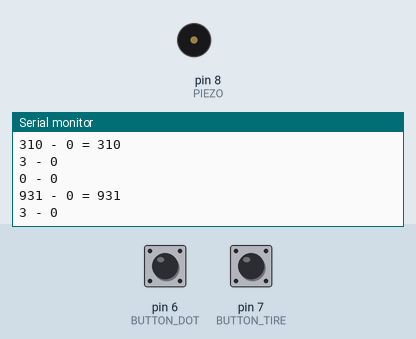
Simulated run of this sketch. Board: Arduino Leonardo, built with avr-gcc and run on an emulated ATmega32U4. Shown: buzzer (waves = sounding, pin HIGH), the last lines printed to the serial monitor. The inputs (shaded band) are chosen by the test bench; at power-on: pin 6 (BUTTON_DOT) LOW, pin 7 (BUTTON_TIRE) LOW. USB keyboard and mouse output is not drawn.

Above: at 1.4 s.
1.5 s: pin 6 (BUTTON_DOT) pulled HIGH for 1 s
At 2.39 s:
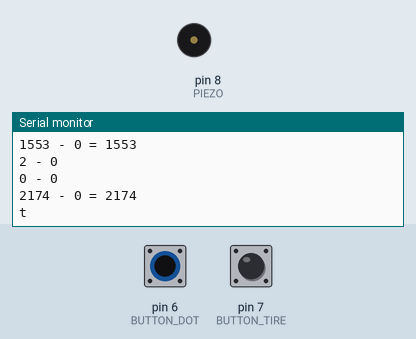
4.2 s: pin 7 (BUTTON_TIRE) pulled HIGH for 0.35 s
At 4.87 s:
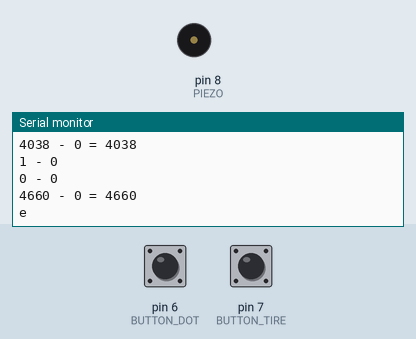
Timing chart, 0 to 7.2 s (numbered marks = the images above; inputs shaded):
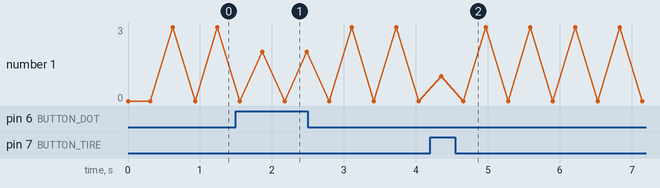

The sketch:

32u4_bot.ino
```cpp
#include <Keyboard.h>
//================================================================================================================
// Настройки кнопок.
//================================================================================================================

// Кнопка-точка будет слева.
#define BUTTON_DOT   6
// Кнопка-тире - справа.
#define BUTTON_TIRE  7

int buttons, buttonsPrev; // Здесь будем в виде битовых масок хранить нынешнее и предыдущее состояние клавиш.
#define BUTTON_DOT_MASK   1
#define BUTTON_TIRE_MASK  2

// С помощью этих переменных мы засекаем, когда в последний раз была нажата и отпущена кнопка. Любая. По этому
//  времени мы определяем, завершен ли ввод текущего символа и не пора ли переходить в спящий режим.
unsigned long int timeRelease, timePress;

// Смену состояния кнопки на время менее 0.03с будем считать дребезгом и игнорировать.
#define DEBOUNCING_TIME  30
// В эти переменные будем сохранять время для отфильтровывания дребезга контактов.
unsigned long int timeDotDebouncing;
unsigned long int timeTireDebouncing;

// Максимальная пауза между точками и тире в букве - 0.4 секунды.
//  Если пауза больше - считаем ввод буквы завершенным и переходим к вводу следующей буквы.
#define DELIMITER_TIME  500

//================================================================================================================
// Настройки пьезо-динамика.
//================================================================================================================

#define PIEZO  8
byte piezoData;
unsigned long int piezoShutUpTime;

//================================================================================================================
// Азбука Морзе.
//================================================================================================================

// Этими символами мы будем обозначать точки и тире.
#define MORSE_DOT     '*'
#define MORSE_TIRE    '-'
// Точка или тире пока не введены.
#define MORSE_EMPTY   0
// Это - для блокировки ввода точек/тире при смене раскладки или выходе из спящего режима.
#define MORSE_LOCKED  '!'

// Максимальная длина символа азбуки Морзе (в точках и тире)
#define MAX_MORSE_SYMBOL_LENGTH  8
// Буфер для записи морзе-символа.
byte morseSymbol[MAX_MORSE_SYMBOL_LENGTH];
unsigned int morseSymbolLen;
byte newMorseSignal; // Новый введенный сигнал - точка или тире.

// Таблица кодов Морзе. N-ный элемент кода соответствует n-ному символу раскладки.
char* code[] = {
  "*-","-***","*--","--*","-**","*","***-","--**","**","*---",
  "-*-","*-**","--","-*","---","*--*","*-*","***","-","**-",
  "**-*","****","-*-*","---*","----","--*-","-*--","-**-","**-**","**--",
  "*-*-",
  "*----","**---","***--","****-","*****","-****","--***","---**","----*","-----",
  "......","*-*-*-","---***","-*-*-","-*--*-","*----*","*-**-*","-****-","-**-*","**--**","--**--",
  "-***-","********","*--*-*","**-*-",
  ""
};

// Латинская раскладка.
char* layoutLatin[] = {
  "a","b","w","g","d","e","v","z","i","j",
  "k","l","m","n","o","p","r","s","t","u",
  "f","h","c","ö","ch","q","y","x","é","ü",
  "ä",
  "1","2","3","4","5","6","7","8","9","0",
  ".",",",":",";","(","\'","\"","-","/","?","!",
  " *DELIMITER* "," *ERR* ","@"," *END* ",
  ""
};

char** currentLayout;
char** newLayout;

//================================================================================================================
// Режимы работы.
//================================================================================================================

#define TYPING_MODE  0
int mode;

//================================================================================================================

void setup() {
   Keyboard.begin();
  Serial.begin(9600);
  // И кнопки, и светодиод у нас работают с инвертированной логикой: кнопка нажата = LOW, отпущена = HIGH,
  //  светодиод горит на полную яркость = LOW, погашен = HIGH. Погасим светодиоды:

  pinMode(PIEZO, OUTPUT);
  digitalWrite(PIEZO, LOW);

  pinMode(BUTTON_DOT, INPUT);
  pinMode(BUTTON_TIRE, INPUT);
  buttons = 0;
  buttonsPrev = 0;

  mode = TYPING_MODE;

  morseSymbolLen = 0;

  currentLayout = layoutLatin;
  newLayout = 0;
  newMorseSignal = MORSE_EMPTY;
}

//================================================================================================================
// Работа с пьезо-динамиком
void doPiezo(unsigned long int currentTime) {
  if (currentTime >= piezoShutUpTime) {
    if (piezoShutUpTime > 0) {
      piezoShutUpTime = 0;
      digitalWrite(PIEZO, LOW);
    }
    return;
  }
  piezoData = (piezoData == LOW) ? HIGH : LOW;
  digitalWrite(PIEZO, piezoData);
}

void playPiezo(unsigned long int t, unsigned long int currentTime) {
  piezoShutUpTime = currentTime + t;
}

//================================================================================================================
// Считывание состояния кнопки с учетом возможного дребезга контактов.
int getButtonState(int btnPrevState, int BUTTON_PIN, unsigned long int* timeDebouncing, unsigned long int currentTime) {
  int btnState = digitalRead(BUTTON_PIN);

  if (btnState == HIGH) {
    if (btnPrevState == LOW) {
      if (*timeDebouncing == 0) {
        // Засечем время, которое кнопка будет нажата - чтобы не спутать дребезг контактов с нажатием.
        *timeDebouncing = currentTime;
        // Пока не воспринимаем нажатие, считая его дребезгом контактов.
        btnState = LOW;
      } else {
        if ((currentTime - *timeDebouncing) < DEBOUNCING_TIME) {
          // Пока не воспринимаем нажатие, считая его дребезгом контактов.
          btnState = LOW;
        } else {
          // Это не дребезг контактов, это реальное нажатие кнопки.
          btnState = HIGH;
          *timeDebouncing = 0;
        }
      }
    } else {
      *timeDebouncing = 0;
    }
  } else {
    if (btnPrevState == HIGH) {
      if (*timeDebouncing == 0) {
        // Засечем время, которое кнопка будет нажата - чтобы не спутать дребезг контактов с нажатием.
        *timeDebouncing = currentTime;
        // Пока не воспринимаем отпускание, считая его дребезгом контактов.
        btnState = HIGH;
      } else {
        if ((currentTime - *timeDebouncing) < DEBOUNCING_TIME) {
          // Пока не воспринимаем отпускание, считая его дребезгом контактов.
          btnState = HIGH;
        } else {
          // Это не дребезг контактов, это реальное отпукание кнопки.
          btnState = LOW;
          *timeDebouncing = 0;
        }
      }
    } else {
      *timeDebouncing = 0;
    }
  }

  return btnState;
}

//================================================================================================================
// Отправим на компьютер введенный символ.
void sendMorseSymbol() {
  int i, j;
  if (morseSymbolLen < 1) {
    return;
  }
  playPiezo(50, millis());
  for (i = 0; code[i][0] != '\0'; i++) {
    // Сравним введенный символ с символами из таблицы кодов Морзе.
    for (j = 0; (j < morseSymbolLen) && (code[i][j] != '\0'); j++) {
      if (code[i][j] != morseSymbol[j]) {
        j = -1;
        break;
      }
    }
    if ((j != -1) && (j == morseSymbolLen) && (code[i][j]=='\0')) {
      // Символ из таблицы кодов Морзе соответствует введенному символу.
      //  Отправим символ на компьютер.
      Serial.print(currentLayout[i]);
      morseSymbolLen = 0;
      return;
    }
  }
  // Символ в таблице не найден. Напечатаем нераспознанный символ.
  Serial.print(" [");
  for (i = 0; i < morseSymbolLen; i++) {
    Serial.print(morseSymbol[i]);
  }
  Serial.print("] ");
  morseSymbolLen = 0;
}

//================================================================================================================
// Режим печати

void typingLoop() {
  unsigned long int t, dt; // Эти пременные будем использовать для замеров времени.
  int btnDotState, btnTireState;  // В эти переменные считаем состояния кнопок. В принципе, их можно было бы сразу
                                  //  занести в переменную buttons, но так код будет понятнее.

//  analogWrite(PIEZO, 0);

  t = millis();
  // Не забываем, что у нас логика инвертирована, и нажатая кнопка - это LOW.
  btnDotState = getButtonState((buttonsPrev & BUTTON_DOT_MASK) ? LOW : HIGH, BUTTON_DOT, &timeDotDebouncing, t);
  btnTireState = getButtonState((buttonsPrev & BUTTON_TIRE_MASK) ? LOW : HIGH, BUTTON_TIRE, &timeTireDebouncing, t);
  buttons = ((btnDotState == LOW) ? BUTTON_DOT_MASK : 0) | ((btnTireState == LOW) ? BUTTON_TIRE_MASK : 0);
  Serial.print(buttons);
  Serial.print(" - ");
  Serial.println(buttonsPrev);
  if (buttons == 0) {
                     // Обе кнопки отпущены, можно добавить введенную точку, тире или переключить раскладку.
                      // Если пауза дольше DELIMITER_TIME - отправим символ.
                      if (buttonsPrev != 0) {Serial.println("buttonsPrev != 0");
                                             timeRelease = t;
                                             buttonsPrev = 0;
                                             }
                        switch (newMorseSignal) {
                                                                        case MORSE_DOT:
                                                                         case MORSE_TIRE:
                                                                        morseSymbol[morseSymbolLen++] = newMorseSignal;
                                                                        break; // MORSE_DOT, MORSE_TIRE
                                                                         }
                      newMorseSignal = MORSE_EMPTY;
                      dt = t - timeRelease;

    //sendMorseSymbol();
    Serial.print(t);
    Serial.print(" - ");
    Serial.print(timeRelease);
    Serial.print(" = ");
    Serial.println(dt);
                      if ((morseSymbolLen > 0) && (dt > DELIMITER_TIME)) {
                                                                          sendMorseSymbol();
                                                                           }
                    } else
                                                                 //===================================================================
                                                                switch (buttons) {
                                                                                   case BUTTON_DOT_MASK:
                                                                                    if (newMorseSignal == MORSE_EMPTY) {
                                                                                                                        // Нажата "точка".
                                                                                                                        newMorseSignal = MORSE_DOT;
                                                                                                                        timePress = t;
                                                                                                                        }
                                                                                    break; // BUTTON_DOT_MASK

                                                                                    case BUTTON_TIRE_MASK:
                                                                                    if (newMorseSignal == MORSE_EMPTY) {
                                                                                                                        // Нажато "тире".
                                                                                                                        newMorseSignal = MORSE_TIRE;
                                                                                                                        timePress = t;
                                                                                                                         }
                                                                                    break; // BUTTON_DOT_MASK
                                                                                  }
                                                                 //==================================================================
  //buttonsPrev = buttons;
  delay(10);
                    }
//================================================================================================================
void doAction () {
  Keyboard.print("Test.");
  delay(2000);
}

// Главный цикл.
void loop() {
  switch(mode) {
    case TYPING_MODE:
      typingLoop();
      delay(300);
      break;
  }
}
```

Measured:
- after the input at 1.5 s, the serial monitor: prints a new line after 0.37 s (image 1)
- after the input at 4.2 s, the serial monitor: prints a new line after 0.15 s (image 2)
